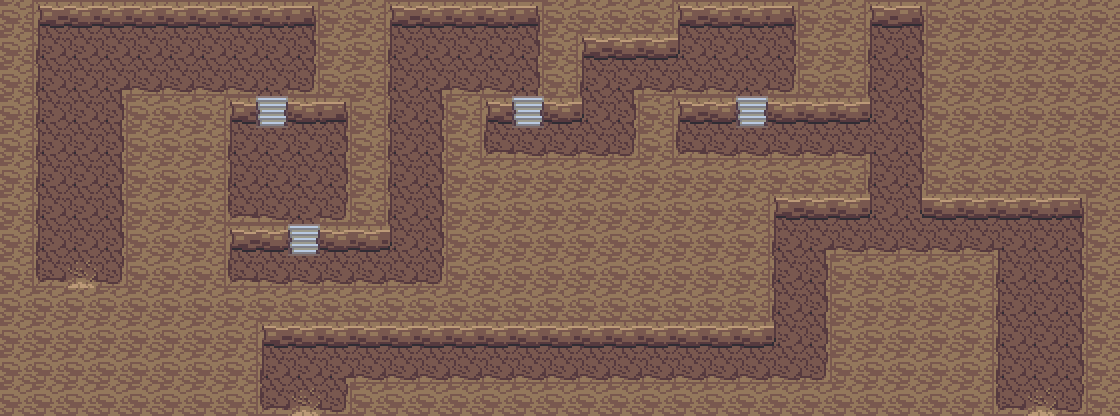

This is a level from a 2D game, rendered from its Tiled map with the project's own tilesets. A one-line summary and the map file follow, with tile-layer data summarised:
An orthogonal 35x13 tile map with 32x32 px tiles, 4 tile layers (Tile Layer 1, Tile Layer 2, Tile Layer 3, Above Player), 2 tilesets and 25 objects (25x collision).

<map version="1.8" tiledversion="1.8.2" orientation="orthogonal" renderorder="right-down" compressionlevel="0" width="35" height="13" tilewidth="32" tileheight="32" infinite="0" nextlayerid="8" nextobjectid="312">
 <properties>
  <property name="edges" value="clamped" />
  <property name="inside" type="bool" value="true" />
  <property name="map_type" value="dungeon" />
  <property name="scenario" value="eclipse" />
  <property name="slug" value="park_cave" />
 </properties>
 <tileset firstgid="1" source="../gfx/tilesets/core_outdoor.tsx" />
 <tileset firstgid="2776" source="../gfx/tilesets/core_city_and_country.tsx" />
 <layer id="1" name="Tile Layer 1" width="35" height="13">
  <data>[455 cells, 455 non-empty, 2 distinct tile ids]</data>
 </layer>
 <layer id="2" name="Tile Layer 2" width="35" height="13">
  <data>[455 cells, 421 non-empty, 14 distinct tile ids]</data>
 </layer>
 <layer id="3" name="Tile Layer 3" width="35" height="13">
  <data>[455 cells, 0 non-empty, 0 distinct tile ids]</data>
 </layer>
 <layer id="4" name="Above Player" width="35" height="13">
  <data>[455 cells, 0 non-empty, 0 distinct tile ids]</data>
 </layer>
 <objectgroup color="#ff0000" id="3" name="Collisions">
  <object id="172" type="collision" x="256" y="288" width="192" height="64" />
  <object id="179" type="collision" x="352" y="32" width="32" height="224" />
  <object id="220" type="collision" x="0" y="0" width="1120" height="32" />
  <object id="279" type="collision" x="0" y="32" width="32" height="384" />
  <object id="281" type="collision" x="32" y="288" width="224" height="128" />
  <object id="282" type="collision" x="128" y="96" width="96" height="192" />
  <object id="288" type="collision" x="1088" y="32" width="32" height="384" />
  <object id="293" type="collision" x="320" y="32" width="32" height="96" />
  <object id="294" type="collision" x="544" y="32" width="32" height="96" />
  <object id="295" type="collision" x="448" y="160" width="320" height="192" />
  <object id="296" type="collision" x="448" y="96" width="32" height="64" />
  <object id="297" type="collision" x="352" y="384" width="640" height="32" />
  <object id="298" type="collision" x="928" y="32" width="160" height="192" />
  <object id="299" type="collision" x="832" y="256" width="160" height="128" />
  <object id="300" type="collision" x="768" y="160" width="96" height="64" />
  <object id="301" type="collision" x="800" y="32" width="64" height="96" />
  <object id="302" type="collision" x="576" y="32" width="96" height="32" />
  <object id="303" type="collision" x="640" y="96" width="96" height="32" />
  <object id="304" type="collision" x="480" y="96" width="32" height="32" />
  <object id="305" type="collision" x="640" y="128" width="32" height="32" />
  <object id="306" type="collision" x="768" y="96" width="32" height="32" />
  <object id="307" type="collision" x="224" y="96" width="32" height="32" />
  <object id="308" type="collision" x="288" y="96" width="32" height="32" />
  <object id="309" type="collision" x="224" y="224" width="64" height="32" />
  <object id="310" type="collision" x="320" y="224" width="32" height="32" />
 </objectgroup>
</map>
